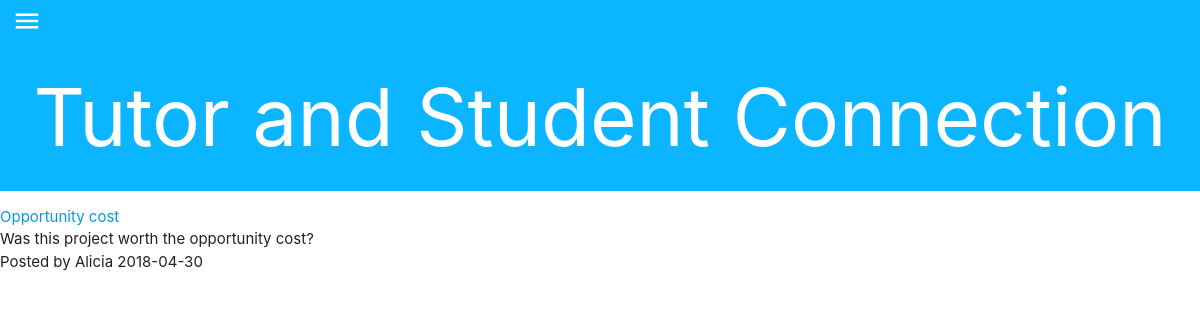
Page /forum.php?course=Economics (signed in) on the committed database.
### tables this page shows
CREATE TABLE `forum` (
  `postid` int(10) UNSIGNED NOT NULL,
  `courseid` int(10) UNSIGNED NOT NULL,
  `topic` varchar(1000) NOT NULL,
  `post` varchar(1000) NOT NULL,
  `postdate` date NOT NULL,
  `userid` int(10) UNSIGNED NOT NULL
);

CREATE TABLE `users` (
  `userid` int(10) UNSIGNED NOT NULL,
  `first_names` varchar(100) NOT NULL,
  `last_name` varchar(100) DEFAULT NULL,
  `year` char(4) NOT NULL,
  `email` varchar(100) NOT NULL,
  `password` varchar(100) NOT NULL,
  `description` varchar(1000) NOT NULL,
  `score` int(10) DEFAULT 0
);

### forum.php (the view, shortened to what this page needs)
<!DOCTYPE html>
<html>
<head>
		<link href="Resources/style.css" rel="stylesheet" type="text/css"/>
		<link rel="stylesheet" href="https://cdnjs.cloudflare.com/ajax/libs/materialize/1.0.0/css/materialize.min.css">
	</head>
<body>
	  <div class="jumbotron">
	  	<a href="#" data-target="slide-out" class="sidenav-trigger menu"><i class="small material-icons menu">menu</i></a>
		<div>
		  <h1 class="title">Tutor and Student Connection</h1>
		</div>
	  </div>
	<div id="discussion">
		<?php
			$dbOk = false;
			@ $db =  new mysqli('localhost', 'root', 'password', 'TaSC');
			if ($db->connect_error) {
				echo '<div class="messages">Could not connect to the database. Error: ';
				echo $db->connect_errno . ' - ' . $db->connect_error . '</div>';
			} else {
				$dbOk = true;
			}
			if($dbOk){
				$q='select subjectid from subject where course='."'". $_SESSION['course']."'";
		    	$courses=$db->query($q);
		    	$courseid=$courses->fetch_assoc();
				$query = 'select * from forum where courseid='.'"'.$courseid["subjectid"].'"'.' order by postdate DESC';
    			$result = $db->query($query);
    			$numRecords = $result->num_rows;
    			for($i=0; $i <$numRecords; $i++) {
			    	$post = $result->fetch_assoc();
					echo "<ul>";
		   			echo '<a href=comment.php?post='.$post['postid'].' id="discussion">' . $post['topic'] . '</a>';
		    		echo '<li class="internalDisc">' . $post['post']. '</li>';
		    		$q='select first_names from users where userid='. $post['userid'];
		    		$fn=$db->query($q);
		    		$fname=$fn->fetch_assoc();
		    		echo '<li class="author">' . "Posted by ".$fname['first_names'] ." ".$post['postdate'].'</li>';
		    		echo "</ul>";
			    }
			}
		?>
	</div>
</html>

### Resources/style.css (style rules this page uses)
body { margin: 0; }
.jumbotron { padding: 0px; background-color: #0cb5ff !important; color:#FFFFFF; margin:0px; }
.menu { color:#FFFFFF; margin:0px; padding-left:.5%; padding-top:.5% }
.title { text-align:center; padding:2.5%; margin:0px; font-size: 80px; }

### rows in the picture
forum: topic "Opportunity cost", post "Was this project worth the opportunity cost?", userid.first_names "Alicia", postdate "2018-04-30"
